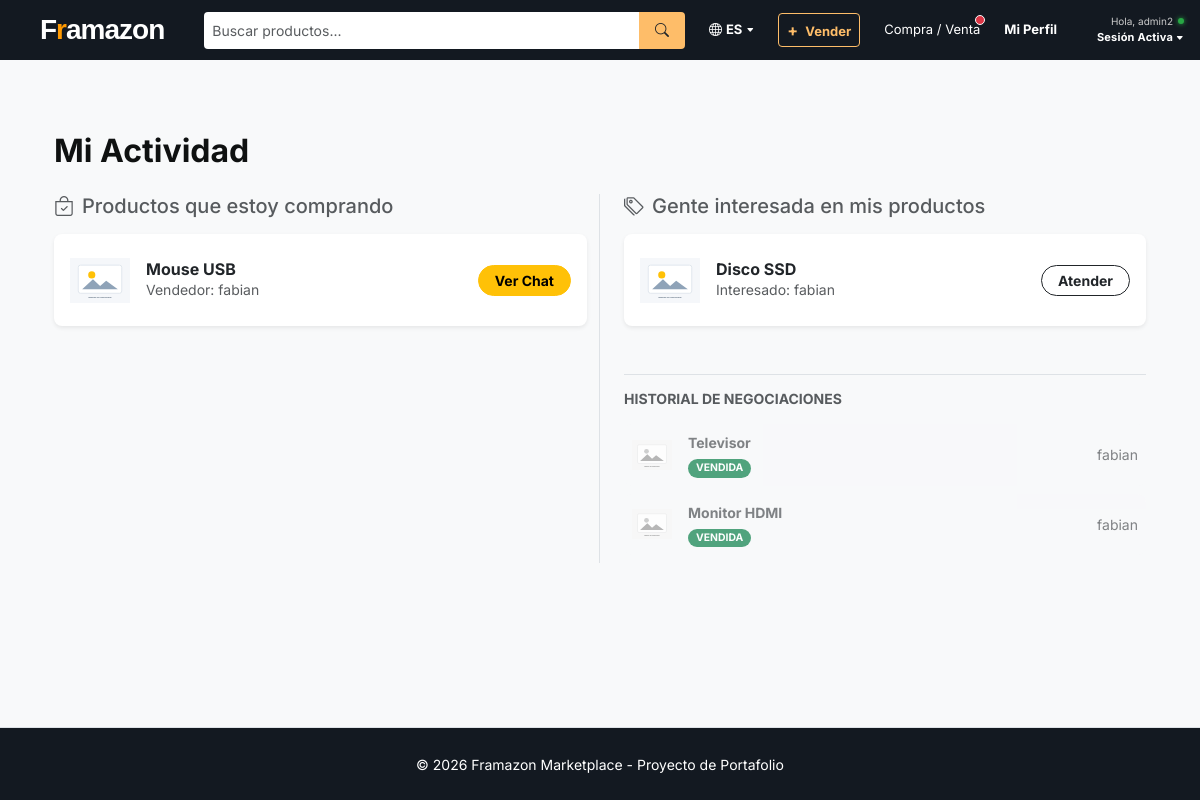
/mis-negociaciones/ (signed in), run on the app's committed database.
### marketplace/models.py (models this page shows, shortened)
class Negotiation(models.Model):
    ESTADOS = (
        ('abierta', 'En negociación'),
        ('vendida', 'Venta concretada'),
        ('cancelada', 'Cancelada'),
    )
    producto = models.ForeignKey(Product, on_delete=models.CASCADE)
    comprador = models.ForeignKey(User, on_delete=models.CASCADE, related_name='compras_intento')
    vendedor = models.ForeignKey(User, on_delete=models.CASCADE, related_name='ventas_intento')
    estado = models.CharField(max_length=20, choices=ESTADOS, default='abierta')
    creada = models.DateTimeField(auto_now_add=True)
    class Meta:
        constraints = [
            models.UniqueConstraint(
                fields=('producto', 'comprador'),
                name='unique_negotiation_per_product_buyer',
            ),
        ]
        ordering = ('-creada',)

class Product(models.Model):
    CATEGORIAS = (
        ('electronica', 'Electrónica'),
        ('computacion', 'Computación'),
        ('hogar', 'Hogar'),
        ('ropa', 'Ropa y Accesorios'),
        ('otros', 'Otros'),
    )
    vendedor = models.ForeignKey(User, on_delete=models.CASCADE, related_name='productos')
    nombre = models.CharField(max_length=200)
    categoria = models.CharField(max_length=50, choices=CATEGORIAS, default='otros')
    descripcion = models.TextField()
    precio = models.DecimalField(max_digits=10, decimal_places=2)
    stock = models.PositiveIntegerField(default=1)
    esta_pausado = models.BooleanField(default=False) # Permite ocultar el producto sin borrarlo
    es_vendido = models.BooleanField(default=False)  # Marca si el producto ya no está disponible
    imagen_principal = models.ImageField(upload_to='products/')
    email_contacto = models.EmailField()
    telefono_contacto = models.CharField(max_length=20)
    creado = models.DateTimeField(auto_now_add=True)
    class Meta:
        ordering = ('-creado',)
    @property
    def image_url(self):
        if self.imagen_principal and self.imagen_principal.storage.exists(self.imagen_principal.name):
            return self.imagen_principal.url
        return static('img/product-placeholder.svg')

### marketplace/views.py (the view)
# urls.py: path('mis-negociaciones/', views.mis_negociaciones, name='mis_negociaciones'),
@login_required
def mis_negociaciones(request):
    compras = Negotiation.objects.filter(comprador=request.user).select_related('producto', 'vendedor')
    ventas = Negotiation.objects.filter(vendedor=request.user).select_related('producto', 'comprador')
    return render(request, 'marketplace/mis_negociaciones.html', {
        'compras': compras,
        'ventas': ventas,
    })

### marketplace/context_processors.py (called while the page is built)
def mensajes_pendientes(request):
    if request.user.is_authenticated:
        compras_activas = Negotiation.objects.filter(
            estado='abierta',
            comprador=request.user
        ).count()
        ventas_activas = Negotiation.objects.filter(
            estado='abierta',
            vendedor=request.user
        ).count()
        count = compras_activas + ventas_activas
        return {'notificaciones_chat': count}
    return {'notificaciones_chat': 0}

### marketplace/templates/marketplace/mis_negociaciones.html (shortened to what this page needs)
{% extends 'marketplace/base.html' %}
{% block content %}
<div class="container mt-5">
    <h2 class="fw-bold mb-4">Mi Actividad</h2>
    <div class="row">
        <div class="col-md-6 border-end">
            <h5 class="text-muted mb-3"><i class="bi bi-bag-check me-2"></i>Productos que estoy comprando</h5>
            {% for c in compras %}
                {% if c.estado == 'abierta' %}
                <div class="card mb-3 shadow-sm border-0 rounded-3 p-3">
                    <div class="d-flex align-items-center">
                        <img src="{{ c.producto.image_url }}" style="width: 60px; height: 60px; object-fit: contain;" class="me-3" alt="{{ c.producto.nombre }}">
                        <div class="flex-grow-1">
                            <h6 class="mb-0 fw-bold">{{ c.producto.nombre }}</h6>
                            <p class="small text-muted mb-0">Vendedor: {{ c.vendedor.username }}</p>
                        </div>
                        <a href="{% url 'marketplace:product_detail' c.producto.id %}?chat=abierto" class="btn btn-warning btn-sm rounded-pill px-3 fw-bold">Ver Chat</a>
                    </div>
                </div>
                {% endif %}
            {% empty %}
                <p class="text-muted">No has mostrado interés en ningún producto aún.</p>
            {% endfor %}
        </div>
        <div class="col-md-6 ps-md-4">
            <h5 class="text-muted mb-3"><i class="bi bi-tags me-2"></i>Gente interesada en mis productos</h5>
            {% for v in ventas %}
                {% if v.estado == 'abierta' %}
                <div class="card mb-3 shadow-sm border-0 rounded-3 p-3">
                    <div class="d-flex align-items-center">
                        <img src="{{ v.producto.image_url }}" style="width: 60px; height: 60px; object-fit: contain;" class="me-3" alt="{{ v.producto.nombre }}">
                        <div class="flex-grow-1">
                            <h6 class="mb-0 fw-bold">{{ v.producto.nombre }}</h6>
                            <p class="small text-muted mb-0">Interesado: {{ v.comprador.username }}</p>
                        </div>
                        <a href="{% url 'marketplace:product_detail' v.producto.id %}?chat=abierto&comprador={{ v.comprador.id }}" class="btn btn-outline-dark btn-sm rounded-pill px-3 fw-bold">Atender</a>
                    </div>
                </div>
                {% endif %}
            {% empty %}
                <p class="text-muted">Nadie ha preguntado por tus productos todavía.</p>
            {% endfor %}
            {% if ventas %}
                <div class="mt-5 pt-3 border-top">
                    <h6 class="text-muted small text-uppercase fw-bold mb-3">Historial de negociaciones</h6>
                    {% for v in ventas %}
                        {% if v.estado != 'abierta' %}
                        <div class="card mb-2 border-0 rounded-3 p-2 bg-light opacity-75">
                            <div class="d-flex align-items-center">
                                <img src="{{ v.producto.image_url }}" style="width: 40px; height: 40px; object-fit: contain; filter: grayscale(100%);" class="me-3" alt="{{ v.producto.nombre }}">
                                <div class="flex-grow-1">
                                    <p class="mb-0 small fw-bold text-muted">{{ v.producto.nombre }}</p>
                                    <span class="badge {% if v.estado == 'vendida' %}bg-success{% else %}bg-secondary{% endif %} extra-small py-1">
                                        {{ v.estado|upper }}
                                    </span>
                                </div>
                                <div class="text-end">
                                    <p class="small text-muted mb-0">{{ v.comprador.username }}</p>
                                </div>
                            </div>
                        </div>
                        {% endif %}
                    {% endfor %}
                </div>
            {% endif %}
        </div>
    </div>
</div>
{% endblock %}

### marketplace/templates/marketplace/base.html (shortened to what this page needs)
{% load static %}
<!DOCTYPE html>
<html lang="es">
<head>
    <link href="https://cdn.jsdelivr.net/npm/bootstrap@5.3.0/dist/css/bootstrap.min.css" rel="stylesheet">
    <link rel="stylesheet" href="https://cdn.jsdelivr.net/npm/bootstrap-icons@1.11.1/font/bootstrap-icons.css">
    <link rel="stylesheet" href="{% static 'css/style.css' %}">
</head>
<body class="bg-light d-flex flex-column min-vh-100">
<nav class="navbar navbar-expand-lg navbar-dark p-0" style="background-color: #131921; min-height: 60px;">
    <div class="container-fluid px-3">
        <a class="navbar-brand fw-bold fs-3 ms-4" href="{% url 'marketplace:index' %}" style="letter-spacing: -1px; font-family: 'Arial', sans-serif;">
            <span style="color: white;">F</span><span style="color: #ff9900;">r</span><span style="color: white;">amazon</span>
        </a>
        <div class="d-flex flex-grow-1 justify-content-center mx-4">
            <form action="{% url 'marketplace:index' %}" method="GET" class="input-group input-group-sm" style="max-width: 500px;">
                <input type="text" name="q" class="form-control border-0 py-2" placeholder="Buscar productos..." style="border-radius: 4px 0 0 4px;" value="{{ request.GET.q }}">
                <button class="btn border-0 px-3" type="submit" style="background-color: #febd69; border-radius: 0 4px 4px 0;">
                    <i class="bi bi-search"></i>
                </button>
            </form>
        </div>
        <div class="d-flex align-items-center gap-4 ms-auto" style="font-size: 13px;">
            <div class="nav-item d-none d-md-block">
                <a class="nav-link text-white fw-bold d-flex align-items-center" href="#">
                    <i class="bi bi-globe me-1"></i> ES <i class="bi bi-caret-down-fill ms-1" style="font-size: 8px;"></i>
                </a>
            </div>
            {% if user.is_authenticated %}
                <a href="{% url 'marketplace:crear_producto' %}" class="nav-link fw-bold px-2 py-1" style="color: #febd69 !important; border: 1px solid #febd69; border-radius: 4px;">
                    <span class="me-1" style="font-size: 16px;">+</span> Vender
                </a>
                <a class="nav-link position-relative" href="{% url 'marketplace:mis_negociaciones' %}">
                    Compra / Venta
                    {% if notificaciones_chat > 0 %}
                        <span class="position-absolute top-0 start-100 translate-middle p-1 bg-danger border border-light rounded-circle">
                        </span>
                    {% endif %}
                </a>
                <a href="{% url 'marketplace:perfil' %}" class="nav-link text-white fw-bold">Mi Perfil</a>
                <div class="nav-item dropdown ms-3">
                    <a class="nav-link text-white fw-bold d-flex align-items-center p-0" href="#" data-bs-toggle="dropdown" style="width: fit-content;">
                        <div class="d-flex flex-column">
                            <div class="d-flex align-items-center justify-content-end">
                                <span style="font-size: 10px; font-weight: normal; color: #ccc; margin-right: 5px;">Hola, {{ user.username }}</span>
                                <span style="height: 6px; width: 6px; background-color: #28a745; border-radius: 50%; display: inline-block; box-shadow: 0 0 5px #28a745;"></span>
                            </div>
                            <div class="text-end" style="margin-top: -2px;">
                                <span style="font-size: 11px; letter-spacing: 0.2px;">Sesión Activa <i class="bi bi-caret-down-fill" style="font-size: 8px;"></i></span>
                            </div>
                        </div>
                    </a>
                </div>
            {% else %}
                <a href="{% url 'login' %}" class="nav-link text-white fw-bold">Ingresar</a>
                <a href="{% url 'marketplace:registro' %}" class="nav-link fw-bold px-3 py-1" style="background-color: #f0c14b; color: #111 !important; border-radius: 4px; border: 1px solid #a88734;">
                    Registrarse
                </a>
            {% endif %}
        </div>
    </div>
</nav>
<main class="container py-4 flex-grow-1">
    {% block content %}
    {% endblock %}
</main>
<footer class="text-center py-4 footer-amazon border-top mt-auto">
    <div class="container">
        <small>&copy; 2026 Framazon Marketplace - Proyecto de Portafolio</small>
    </div>
</footer>
</body>
</html>

### static/css/style.css (style rules this page uses)
body { font-family: 'Inter', -apple-system, BlinkMacSystemFont, "Segoe UI", Roboto, sans-serif; background-color: #eaeded; color: #0F1111; }
.extra-small { font-size: 0.75rem; }

### marketplace/templates/marketplace/base.html (style rules this page uses)
body { font-family: 'Segoe UI', Tahoma, Geneva, Verdana, sans-serif; background-color: #eaeded; }
.footer-amazon { background-color: #131921; color: white; }
.nav-link { color: white !important; font-size: 13px; }

### marketplace/templates/marketplace/mis_negociaciones.html (style rules this page uses)
.extra-small { font-size: 0.65rem; padding: 2px 8px; border-radius: 50px; }

### data on the page
Negotiation: producto.nombre "Mouse USB", vendedor.username "fabian"
Negotiation: producto.nombre "Disco SSD", comprador.username "fabian"
Negotiation: producto.nombre "Televisor", estado "VENDIDA", comprador.username "fabian"
Negotiation: producto.nombre "Monitor HDMI", estado "VENDIDA", comprador.username "fabian"

### other printed values
{{ user.username }} "admin2"
